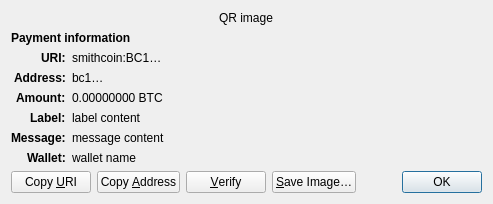
<?xml version="1.0" encoding="UTF-8"?>
<ui version="4.0">
 <class>ReceiveRequestDialog</class>
 <widget class="QDialog" name="ReceiveRequestDialog">
  <property name="geometry">
   <rect>
    <x>0</x>
    <y>0</y>
    <width>413</width>
    <height>229</height>
   </rect>
  </property>
  <property name="windowTitle">
   <string>Request payment to …</string>
  </property>
  <layout class="QGridLayout" name="gridLayout" columnstretch="0,1">
   <property name="sizeConstraint">
    <enum>QLayout::SetFixedSize</enum>
   </property>
   <item row="0" column="0" colspan="2" alignment="Qt::AlignHCenter">
    <widget class="QRImageWidget" name="qr_code">
     <property name="text">
      <string notr="true">QR image</string>
     </property>
     <property name="textInteractionFlags">
      <set>Qt::NoTextInteraction</set>
     </property>
    </widget>
   </item>
   <item row="1" column="0" colspan="2">
    <widget class="QLabel" name="payment_header">
     <property name="font">
      <font>
       <weight>75</weight>
       <bold>true</bold>
      </font>
     </property>
     <property name="text">
      <string>Payment information</string>
     </property>
     <property name="textInteractionFlags">
      <set>Qt::NoTextInteraction</set>
     </property>
    </widget>
   </item>
   <item row="2" column="0" alignment="Qt::AlignRight|Qt::AlignTop">
    <widget class="QLabel" name="uri_tag">
     <property name="font">
      <font>
       <weight>75</weight>
       <bold>true</bold>
      </font>
     </property>
     <property name="text">
      <string notr="true">URI:</string>
     </property>
     <property name="textFormat">
      <enum>Qt::PlainText</enum>
     </property>
     <property name="textInteractionFlags">
      <set>Qt::NoTextInteraction</set>
     </property>
    </widget>
   </item>
   <item row="2" column="1" alignment="Qt::AlignTop">
    <widget class="QLabel" name="uri_content">
     <property name="text">
      <string notr="true">smithcoin:BC1…</string>
     </property>
     <property name="textFormat">
      <enum>Qt::RichText</enum>
     </property>
     <property name="wordWrap">
      <bool>true</bool>
     </property>
     <property name="textInteractionFlags">
      <set>Qt::TextSelectableByMouse</set>
     </property>
    </widget>
   </item>
   <item row="3" column="0" alignment="Qt::AlignRight|Qt::AlignTop">
    <widget class="QLabel" name="address_tag">
     <property name="font">
      <font>
       <weight>75</weight>
       <bold>true</bold>
      </font>
     </property>
     <property name="text">
      <string>Address:</string>
     </property>
     <property name="textInteractionFlags">
      <set>Qt::NoTextInteraction</set>
     </property>
    </widget>
   </item>
   <item row="3" column="1" alignment="Qt::AlignTop">
    <widget class="QLabel" name="address_content">
     <property name="text">
      <string notr="true">bc1…</string>
     </property>
     <property name="textFormat">
      <enum>Qt::PlainText</enum>
     </property>
     <property name="textInteractionFlags">
      <set>Qt::TextSelectableByMouse</set>
     </property>
    </widget>
   </item>
   <item row="4" column="0" alignment="Qt::AlignRight|Qt::AlignTop">
    <widget class="QLabel" name="amount_tag">
     <property name="font">
      <font>
       <weight>75</weight>
       <bold>true</bold>
      </font>
     </property>
     <property name="text">
      <string>Amount:</string>
     </property>
     <property name="textInteractionFlags">
      <set>Qt::NoTextInteraction</set>
     </property>
    </widget>
   </item>
   <item row="4" column="1" alignment="Qt::AlignTop">
    <widget class="QLabel" name="amount_content">
     <property name="text">
      <string notr="true">0.00000000 BTC</string>
     </property>
     <property name="textFormat">
      <enum>Qt::PlainText</enum>
     </property>
     <property name="textInteractionFlags">
      <set>Qt::TextSelectableByMouse</set>
     </property>
    </widget>
   </item>
   <item row="5" column="0" alignment="Qt::AlignRight|Qt::AlignTop">
    <widget class="QLabel" name="label_tag">
     <property name="font">
      <font>
       <weight>75</weight>
       <bold>true</bold>
      </font>
     </property>
     <property name="text">
      <string>Label:</string>
     </property>
     <property name="textInteractionFlags">
      <set>Qt::NoTextInteraction</set>
     </property>
    </widget>
   </item>
   <item row="5" column="1" alignment="Qt::AlignTop">
    <widget class="QLabel" name="label_content">
     <property name="text">
      <string notr="true">label content</string>
     </property>
     <property name="textFormat">
      <enum>Qt::PlainText</enum>
     </property>
     <property name="wordWrap">
      <bool>true</bool>
     </property>
     <property name="textInteractionFlags">
      <set>Qt::TextSelectableByMouse</set>
     </property>
    </widget>
   </item>
   <item row="6" column="0" alignment="Qt::AlignRight|Qt::AlignTop">
    <widget class="QLabel" name="message_tag">
     <property name="font">
      <font>
       <weight>75</weight>
       <bold>true</bold>
      </font>
     </property>
     <property name="text">
      <string>Message:</string>
     </property>
     <property name="textInteractionFlags">
      <set>Qt::NoTextInteraction</set>
     </property>
    </widget>
   </item>
   <item row="6" column="1" alignment="Qt::AlignTop">
    <widget class="QLabel" name="message_content">
     <property name="text">
      <string notr="true">message content</string>
     </property>
     <property name="textFormat">
      <enum>Qt::PlainText</enum>
     </property>
     <property name="wordWrap">
      <bool>true</bool>
     </property>
     <property name="textInteractionFlags">
      <set>Qt::TextSelectableByMouse</set>
     </property>
    </widget>
   </item>
   <item row="7" column="0" alignment="Qt::AlignRight|Qt::AlignTop">
    <widget class="QLabel" name="wallet_tag">
     <property name="font">
      <font>
       <weight>75</weight>
       <bold>true</bold>
      </font>
     </property>
     <property name="text">
      <string>Wallet:</string>
     </property>
     <property name="textInteractionFlags">
      <set>Qt::NoTextInteraction</set>
     </property>
    </widget>
   </item>
   <item row="7" column="1" alignment="Qt::AlignTop">
    <widget class="QLabel" name="wallet_content">
     <property name="text">
      <string notr="true">wallet name</string>
     </property>
     <property name="textFormat">
      <enum>Qt::PlainText</enum>
     </property>
     <property name="wordWrap">
      <bool>true</bool>
     </property>
     <property name="textInteractionFlags">
      <set>Qt::TextSelectableByMouse</set>
     </property>
    </widget>
   </item>
   <item row="8" column="0" colspan="2">
    <layout class="QHBoxLayout" name="horizontalLayout">
     <item>
      <widget class="QPushButton" name="btnCopyURI">
       <property name="text">
        <string>Copy &amp;URI</string>
       </property>
       <property name="autoDefault">
        <bool>false</bool>
       </property>
      </widget>
     </item>
     <item>
      <widget class="QPushButton" name="btnCopyAddress">
       <property name="text">
        <string>Copy &amp;Address</string>
       </property>
       <property name="autoDefault">
        <bool>false</bool>
       </property>
      </widget>
     </item>
     <item>
      <widget class="QPushButton" name="btnVerify">
       <property name="text">
        <string>&amp;Verify</string>
       </property>
       <property name="toolTip">
        <string>Verify this address on e.g. a hardware wallet screen</string>
       </property>
       <property name="autoDefault">
        <bool>false</bool>
       </property>
      </widget>
     </item>
     <item>
      <widget class="QPushButton" name="btnSaveAs">
       <property name="text">
        <string>&amp;Save Image…</string>
       </property>
       <property name="autoDefault">
        <bool>false</bool>
       </property>
      </widget>
     </item>
     <item>
      <spacer name="horizontalSpacer_2">
       <property name="orientation">
        <enum>Qt::Horizontal</enum>
       </property>
       <property name="sizeHint" stdset="0">
        <size>
         <width>40</width>
         <height>20</height>
        </size>
       </property>
      </spacer>
     </item>
     <item>
      <widget class="QDialogButtonBox" name="buttonBox">
       <property name="focusPolicy">
        <enum>Qt::StrongFocus</enum>
       </property>
       <property name="standardButtons">
        <set>QDialogButtonBox::Ok</set>
       </property>
      </widget>
     </item>
    </layout>
   </item>
  </layout>
 </widget>
 <customwidgets>
  <customwidget>
   <class>QRImageWidget</class>
   <extends>QLabel</extends>
   <header>qt/qrimagewidget.h</header>
  </customwidget>
 </customwidgets>
 <tabstops>
  <tabstop>buttonBox</tabstop>
  <tabstop>btnCopyURI</tabstop>
  <tabstop>btnCopyAddress</tabstop>
  <tabstop>btnSaveAs</tabstop>
 </tabstops>
 <resources/>
 <connections>
  <connection>
   <sender>buttonBox</sender>
   <signal>accepted()</signal>
   <receiver>ReceiveRequestDialog</receiver>
   <slot>accept()</slot>
   <hints>
    <hint type="sourcelabel">
     <x>135</x>
     <y>230</y>
    </hint>
    <hint type="destinationlabel">
     <x>135</x>
     <y>126</y>
    </hint>
   </hints>
  </connection>
 </connections>
</ui>
